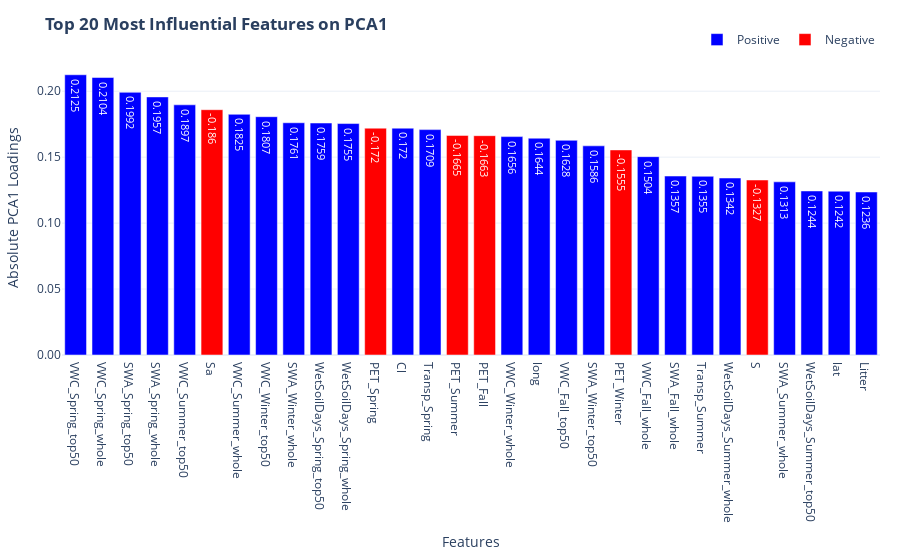

The notebook cell this image was saved under:
### Code cell
#| code-summary: Feature Importance Plots

# Sort the features by the absolute value of the loading for PCA1
sorted_loadings = loadings_df['PCA1'].abs().sort_values(ascending=False)

# Get the top 10 most influential features
top_features = sorted_loadings.head(30).index

# Get the actual loadings for these top 10 features
top_loadings = round(loadings_df.loc[top_features, 'PCA1'],4)

# Create a color list based on the sign of the loadings
colors = ['blue' if val > 0 else 'red' for val in top_loadings]

# Create a bar chart
fig = go.Figure(data=[go.Bar(
    x=top_loadings.index,
    y=top_loadings.abs(),
    text=top_loadings.values,  # Show the actual values as text
    textposition='inside',
    marker_color=colors,
    showlegend=False
)])

# Add legend manually
fig.add_trace(go.Bar(
    x=[None], y=[None],
    marker=dict(color='blue'),
    showlegend=True,
    name='Positive'
))
fig.add_trace(go.Bar(
    x=[None], y=[None],
    marker=dict(color='red'),
    showlegend=True,
    name='Negative'
))

# Update layout for better readability
fig.update_layout(
    title='<b>Top 20 Most Influential Features on PCA1</b>',
    xaxis_title='Features',
    yaxis_title='Absolute PCA1 Loadings',
    yaxis=dict(tickformat=".2f"),
    template='plotly_white',
    legend=dict(
        orientation="h",
        yanchor="bottom",
        y=1.02,
        xanchor="right",
        x=1
    ),
    margin=dict(l=20, r=20, b=20, t=60)
)

fig.show()

# Sort the features by the absolute value of the loading for PCA1
sorted_loadings = loadings_df['PCA2'].abs().sort_values(ascending=False)

# Get the top 10 most influential features
top_features = sorted_loadings.head(30).index

# Get the actual loadings for these top 10 features
top_loadings = round(loadings_df.loc[top_features, 'PCA2'],4)

# Create a color list based on the sign of the loadings
colors = ['blue' if val > 0 else 'red' for val in top_loadings]

# Create a bar chart
fig = go.Figure(data=[go.Bar(
    x=top_loadings.index,
    y=top_loadings.abs(),
    text=top_loadings.values,  # Show the actual values as text
    textposition='inside',
    marker_color=colors,
    showlegend=False
)])

# Add legend manually
fig.add_trace(go.Bar(
    x=[None], y=[None],
    marker=dict(color='blue'),
    showlegend=True,
    name='Positive'
))
fig.add_trace(go.Bar(
    x=[None], y=[None],
    marker=dict(color='red'),
    showlegend=True,
    name='Negative'
))

# Update layout for better readability
fig.update_layout(
    title='<b>Top 20 Most Influential Features on PCA2</b>',
    xaxis_title='Features',
    yaxis_title='Absolute PCA1 Loadings',
    yaxis=dict(tickformat=".2f"),
    template='plotly_white',
    legend=dict(
        orientation="h",
        yanchor="bottom",
        y=1.02,
        xanchor="right",
        x=1
    ),
    margin=dict(l=20, r=20, b=20, t=60)
)

fig.show()

# Sort the features by the absolute value of the loading for PCA1
sorted_loadings = loadings_df['PCA3'].abs().sort_values(ascending=False)

# Get the top 10 most influential features
top_features = sorted_loadings.head(30).index

# Get the actual loadings for these top 10 features
top_loadings = round(loadings_df.loc[top_features, 'PCA3'],4)

# Create a color list based on the sign of the loadings
colors = ['blue' if val > 0 else 'red' for val in top_loadings]

# Create a bar chart
fig = go.Figure(data=[go.Bar(
    x=top_loadings.index,
    y=top_loadings.abs(),
    text=top_loadings.values,  # Show the actual values as text
    textposition='inside',
    marker_color=colors,
    showlegend=False
)])

# Add legend manually
fig.add_trace(go.Bar(
    x=[None], y=[None],
    marker=dict(color='blue'),
    showlegend=True,
    name='Positive'
))
fig.add_trace(go.Bar(
    x=[None], y=[None],
    marker=dict(color='red'),
    showlegend=True,
    name='Negative'
))

# Update layout for better readability
fig.update_layout(
    title='<b>Top 20 Most Influential Features on PCA3</b>',
    xaxis_title='Features',
    yaxis_title='Absolute PCA1 Loadings',
    yaxis=dict(tickformat=".2f"),
    template='plotly_white',
    legend=dict(
        orientation="h",
        yanchor="bottom",
        y=1.02,
        xanchor="right",
        x=1
    ),
    margin=dict(l=20, r=20, b=20, t=60)
)

fig.show()

### Figure 1 — Plotly figure (JSON) as saved in the notebook; plotly's stock layout.template omitted (floating-point values rounded to 4 significant figures)
{"data": [{"marker": {"color": ["blue", "blue", "blue", "blue", "blue", "red", "blue", "blue", "blue", "blue", "blue", "red", "blue", "blue", "red", "red", "blue", "blue", "blue", "blue", "red", "blue", "blue", "blue", "blue", "red", "blue", "blue", "blue", "blue"]}, "showlegend": false, "text": [0.2125, 0.2104, 0.1992, 0.1957, 0.1897, -0.186, 0.1825, 0.1807, 0.1761, 0.1759, 0.1755, -0.172, 0.172, 0.1709, -0.1665, -0.1663, 0.1656, 0.1644, 0.1628, 0.1586, -0.1555, 0.1504, 0.1357, 0.1355, 0.1342, -0.1327, 0.1313, 0.1244, 0.1242, 0.1236], "textposition": "inside", "type": "bar", "x": ["VWC_Spring_top50", "VWC_Spring_whole", "SWA_Spring_top50", "SWA_Spring_whole", "VWC_Summer_top50", "Sa", "VWC_Summer_whole", "VWC_Winter_top50", "SWA_Winter_whole", "WetSoilDays_Spring_top50", "WetSoilDays_Spring_whole", "PET_Spring", "Cl", "Transp_Spring", "PET_Summer", "PET_Fall", "VWC_Winter_whole", "long", "VWC_Fall_top50", "SWA_Winter_top50", "PET_Winter", "VWC_Fall_whole", "SWA_Fall_whole", "Transp_Summer", "WetSoilDays_Summer_whole", "S", "SWA_Summer_whole", "WetSoilDays_Summer_top50", "lat", "Litter"], "y": [0.2125, 0.2104, 0.1992, 0.1957, 0.1897, 0.186, 0.1825, 0.1807, 0.1761, 0.1759, 0.1755, 0.172, 0.172, 0.1709, 0.1665, 0.1663, 0.1656, 0.1644, 0.1628, 0.1586, 0.1555, 0.1504, 0.1357, 0.1355, 0.1342, 0.1327, 0.1313, 0.1244, 0.1242, 0.1236]}, {"marker": {"color": "blue"}, "name": "Positive", "showlegend": true, "type": "bar", "x": [null], "y": [null]}, {"marker": {"color": "red"}, "name": "Negative", "showlegend": true, "type": "bar", "x": [null], "y": [null]}], "layout": {"legend": {"orientation": "h", "x": 1, "xanchor": "right", "y": 1.02, "yanchor": "bottom"}, "margin": {"b": 20, "l": 20, "r": 20, "t": 60}, "title": {"text": "<b>Top 20 Most Influential Features on PCA1</b>"}, "xaxis": {"title": {"text": "Features"}}, "yaxis": {"tickformat": ".2f", "title": {"text": "Absolute PCA1 Loadings"}}}}
